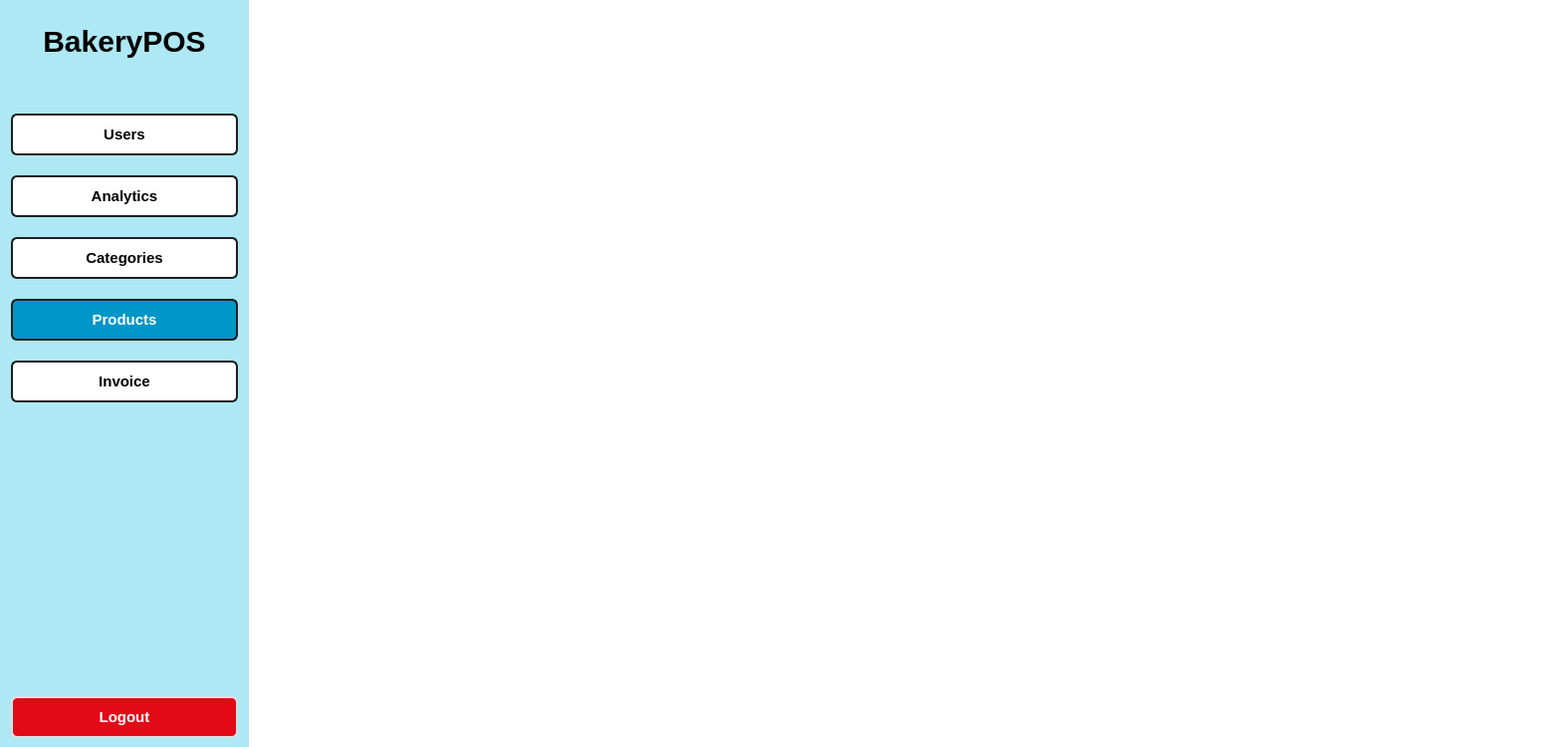
<?xml version="1.0" encoding="UTF-8"?>
<ui version="4.0">
 <class>dashboard</class>
 <widget class="QMainWindow" name="dashboard">
  <property name="geometry">
   <rect>
    <x>0</x>
    <y>0</y>
    <width>1575</width>
    <height>750</height>
   </rect>
  </property>
  <property name="sizePolicy">
   <sizepolicy hsizetype="Preferred" vsizetype="Preferred">
    <horstretch>0</horstretch>
    <verstretch>0</verstretch>
   </sizepolicy>
  </property>
  <property name="minimumSize">
   <size>
    <width>0</width>
    <height>500</height>
   </size>
  </property>
  <property name="windowTitle">
   <string>dashboard</string>
  </property>
  <property name="layoutDirection">
   <enum>Qt::LayoutDirection::LeftToRight</enum>
  </property>
  <property name="styleSheet">
   <string notr="true">background-color: white;</string>
  </property>
  <widget class="QWidget" name="centralwidget">
   <property name="styleSheet">
    <string notr="true">/*--------------------------------- Push Buttons (END)-------------------------------------*/
QPushButton {
	color: black;
	font-weight: bold;
	font-size: 15px;
 	padding: 10px;

	border-radius: 6.28px;
	border: 1.82px solid #1F1F1F;
	
	background-color: white;
}

QPushButton:checked
{
	background-color: #0096C7;
	border: 1.82px solid #1F1F1F;
	color:white;
}


#LogoutButton {
	color: white;

	border: 1.82px solid #E0E0E0;

	background-color: #e30a17;
}

#LogoutButton:hover {	
	background-color: white;
	border: 1.82px solid #1F1F1F;
	color: black;
}

#AddProductButton
{
	color:white;

	padding-left:15px;
	padding-right:15px;

	border: 1.82px solid #1F1F1F;

	background-color: #ADE8F4;
}

#AddUserButton
{
	color:white;

	padding-left:15px;
	padding-right:15px;

	border: 1.82px solid #1F1F1F;

	background-color: #ADE8F4;
}

#AddCategoryButton
{
	color:white;

	padding-left:15px;
	padding-right:15px;

	border: 1.82px solid #1F1F1F;

	background-color: #ADE8F4;
}

#AddProductButton:hover
{
	background-color: white;
	border: 1.82px solid #1F1F1F;
	color: black;
}

#AddUserButton:hover
{
	background-color: white;
	border: 1.82px solid #1F1F1F;
	color: black;
}

#AddCategoryButton:hover
{
	background-color: white;
	border: 1.82px solid #1F1F1F;
	color: black;
}

#DeleteProductButton
{
	color:white;

	padding-left:15px;
	padding-right:15px;

	border: 1.82px solid #1F1F1F;

	background-color: #e30a17;
}

#DeleteUserButton
{
	color:white;

	padding-left:15px;
	padding-right:15px;

	border: 1.82px solid #1F1F1F;

	background-color: #e30a17;
}

#DeleteCategoryButton
{
	color:white;

	padding-left:15px;
	padding-right:15px;

	border: 1.82px solid #1F1F1F;

	background-color: #e30a17;
}


#DeleteProductButton:hover
{
	background-color: white;
	border: 1.82px solid #1F1F1F;
	color: black;
}

#DeleteUserButton:hover
{
	background-color: white;
	border: 1.82px solid #1F1F1F;
	color: black;
}

#DeleteCategoryButton:hover
{
	background-color: white;
	border: 1.82px solid #1F1F1F;
	color: black;
}

#EditProductButton
{
	color:white;

	padding-left:15px;
	padding-right:15px;

	border: 1.82px solid #1F1F1F;

	background-color: #FFB74D;
}

#EditUserButton
{
	color:white;

	padding-left:15px;
	padding-right:15px;

	border: 1.82px solid #1F1F1F;

	background-color: #FFB74D;
}

#EditCategoryButton
{
	color:white;

	padding-left:15px;
	padding-right:15px;

	border: 1.82px solid #1F1F1F;

	background-color: #FFB74D;
}

#EditProductButton:hover
{
	background-color: white;
	border: 1.82px solid #1F1F1F;
	color: black;
}

#EditUserButton:hover
{
	background-color: white;
	border: 1.82px solid #1F1F1F;
	color: black;
}

#EditCategpryButton:hover
{
	background-color: white;
	border: 1.82px solid #1F1F1F;
	color: black;
}
/*--------------------------------- Push Buttons (END)-------------------------------------*/


/*--------------------------------- Line Edits (START)---------------------------------------*/
#SearchProductByNameLineEdit
{
	color: black;

	padding: 10px;

	border-radius: 6.28px;
	border: 1.82px solid #1F1F1F;

	background-color: white;
}

#SearchUserByNameLineEdit
{
	color: black;

	padding: 10px;

	border-radius: 6.28px;
	border: 1.82px solid #1F1F1F;

	background-color: white;
}

#SearchCategoryByNameLineEdit
{
	color: black;

	padding: 10px;

	border-radius: 6.28px;
	border: 1.82px solid #1F1F1F;

	background-color: white;
}
/*--------------------------------- Line Edits (END)------------------------------------------*/


/*--------------------------------- Label (START)-----------------------------------*/
#FormNameLabel
{
	color: black;
	font-weight: bold;
	font-size: 25px;
}

#SideBarLogoLabel
{
	color: black;
	font-weight: bold;
	font-size: 30px;

	background-color: transparent;
}

#NumberOfProductRecordsShownLabel
{
	color: black;
}
#NumberOfUserRecordsShownLabel
{
	color: black;
}
#NumberOfCategoryRecordsShownLabel
{
	color: black;
}
/*--------------------------------- Labels (END)--------------------------------------*/


/*--------------------------------- Widgets (START)-------------------------------------*/
#SideBarWidget
{
	background-color: #ADE8F4;
}
/*--------------------------------- Widgets (END)-------------------------------------*/


/*--------------------------------- Tables (START)-------------------------------------*/
QTableView {

    padding: 5px;

    border: 1px solid #CCC;
    border-radius: 5px;

    gridline-color: #EEE;
	/*alternate-background-color: #f4f5f7;*/
}

QHeaderView::section {
    color: #333;
    font-size: 11pt;
font-weight: bold;

    padding: 4px;

    background-color: white;
}

QTableView::item {
	color: black;

    padding: 5px;
}

QTableView::item:selected {
    color: black;
	font-weight: bold;
	background-color: #ADE8F4;
}
/*--------------------------------- Tables (END)-------------------------------------*/

/*--------------------------------- ComboBox(START)-------------------------------*/
QComboBox {
    border: 1.82px solid #1F1F1F;
    border-radius: 6.28px;
	padding:10px;
   	padding-left:15px;
	padding-right:15px;

    background-color: white;
    font-weight: bold;
    color: black;
}

QComboBox::down-arrow {
    width: 12px;
    height: 12px;
}

QComboBox::drop-down {
    border-left: 1.82px solid #1F1F1F;
	color: black;
	image: url(:/icons/drop-down.svg);
    width: 20px;
}

QComboBox QAbstractItemView {
    background-color: white;
    color: black;
    selection-background-color: lightgray;
    selection-color: black;
    border: 1px solid black;
}
/*-------------------------------------------------ComboBox(END)---------------------------*/
</string>
   </property>
   <layout class="QHBoxLayout" name="horizontalLayout_4" stretch="0,0">
    <property name="spacing">
     <number>0</number>
    </property>
    <property name="leftMargin">
     <number>0</number>
    </property>
    <property name="topMargin">
     <number>0</number>
    </property>
    <property name="rightMargin">
     <number>0</number>
    </property>
    <property name="bottomMargin">
     <number>0</number>
    </property>
    <item>
     <widget class="QWidget" name="SideBarWidget" native="true">
      <property name="sizePolicy">
       <sizepolicy hsizetype="Expanding" vsizetype="Preferred">
        <horstretch>2</horstretch>
        <verstretch>1</verstretch>
       </sizepolicy>
      </property>
      <property name="maximumSize">
       <size>
        <width>250</width>
        <height>800</height>
       </size>
      </property>
      <property name="styleSheet">
       <string notr="true"/>
      </property>
      <layout class="QVBoxLayout" name="verticalLayout_2" stretch="10,0,26,45,5">
       <property name="spacing">
        <number>0</number>
       </property>
       <property name="leftMargin">
        <number>11</number>
       </property>
       <property name="rightMargin">
        <number>11</number>
       </property>
       <item>
        <widget class="QLabel" name="SideBarLogoLabel">
         <property name="styleSheet">
          <string notr="true">color: black;
font-weight: bold;
font-size: 30px;</string>
         </property>
         <property name="text">
          <string>BakeryPOS</string>
         </property>
         <property name="alignment">
          <set>Qt::AlignmentFlag::AlignCenter</set>
         </property>
        </widget>
       </item>
       <item>
        <spacer name="verticalSpacer_2">
         <property name="orientation">
          <enum>Qt::Orientation::Vertical</enum>
         </property>
         <property name="sizeHint" stdset="0">
          <size>
           <width>20</width>
           <height>40</height>
          </size>
         </property>
        </spacer>
       </item>
       <item>
        <layout class="QVBoxLayout" name="SideBarButtonsVLayout" stretch="0,0,0,0,0">
         <property name="spacing">
          <number>20</number>
         </property>
         <item>
          <widget class="QPushButton" name="UsersButton">
           <property name="sizePolicy">
            <sizepolicy hsizetype="Minimum" vsizetype="Minimum">
             <horstretch>0</horstretch>
             <verstretch>0</verstretch>
            </sizepolicy>
           </property>
           <property name="cursor">
            <cursorShape>PointingHandCursor</cursorShape>
           </property>
           <property name="text">
            <string>Users</string>
           </property>
           <property name="icon">
            <iconset resource="resources.qrc">
             <normaloff>:/icons/user-black-30.svg</normaloff>
             <normalon>:/icons/user-white-30.svg</normalon>
             <disabledoff>:/icons/user-black-30.svg</disabledoff>
             <disabledon>:/icons/user-black-30.svg</disabledon>
             <activeoff>:/icons/user-black-30.svg</activeoff>
             <activeon>:/icons/user-white-30.svg</activeon>
             <selectedoff>:/icons/user-black-30.svg</selectedoff>
             <selectedon>:/icons/user-black-30.svg</selectedon>:/icons/user-black-30.svg</iconset>
           </property>
           <property name="checkable">
            <bool>true</bool>
           </property>
           <property name="flat">
            <bool>true</bool>
           </property>
          </widget>
         </item>
         <item>
          <widget class="QPushButton" name="AnalyticsButton">
           <property name="sizePolicy">
            <sizepolicy hsizetype="Minimum" vsizetype="Minimum">
             <horstretch>0</horstretch>
             <verstretch>0</verstretch>
            </sizepolicy>
           </property>
           <property name="cursor">
            <cursorShape>PointingHandCursor</cursorShape>
           </property>
           <property name="text">
            <string>Analytics</string>
           </property>
           <property name="icon">
            <iconset resource="resources.qrc">
             <normaloff>:/icons/analytics-black-30.svg</normaloff>
             <activeon>:/icons/analytics-white-30.svg</activeon>:/icons/analytics-black-30.svg</iconset>
           </property>
           <property name="checkable">
            <bool>true</bool>
           </property>
           <property name="flat">
            <bool>true</bool>
           </property>
          </widget>
         </item>
         <item>
          <widget class="QPushButton" name="CategoriesButton">
           <property name="sizePolicy">
            <sizepolicy hsizetype="Minimum" vsizetype="Minimum">
             <horstretch>0</horstretch>
             <verstretch>0</verstretch>
            </sizepolicy>
           </property>
           <property name="cursor">
            <cursorShape>PointingHandCursor</cursorShape>
           </property>
           <property name="text">
            <string>Categories</string>
           </property>
           <property name="icon">
            <iconset resource="resources.qrc">
             <normaloff>:/icons/category-black-30.svg</normaloff>
             <activeon>:/icons/category-white-30.svg</activeon>:/icons/category-black-30.svg</iconset>
           </property>
           <property name="checkable">
            <bool>true</bool>
           </property>
           <property name="flat">
            <bool>true</bool>
           </property>
          </widget>
         </item>
         <item>
          <widget class="QPushButton" name="ProductsButton">
           <property name="sizePolicy">
            <sizepolicy hsizetype="Minimum" vsizetype="Minimum">
             <horstretch>0</horstretch>
             <verstretch>0</verstretch>
            </sizepolicy>
           </property>
           <property name="cursor">
            <cursorShape>PointingHandCursor</cursorShape>
           </property>
           <property name="text">
            <string>Products</string>
           </property>
           <property name="icon">
            <iconset resource="resources.qrc">
             <normaloff>:/icons/product-black-30.svg</normaloff>
             <activeon>:/icons/product-white-30.svg</activeon>:/icons/product-black-30.svg</iconset>
           </property>
           <property name="checkable">
            <bool>true</bool>
           </property>
           <property name="checked">
            <bool>true</bool>
           </property>
           <property name="flat">
            <bool>true</bool>
           </property>
          </widget>
         </item>
         <item>
          <widget class="QPushButton" name="InvoiceButton">
           <property name="sizePolicy">
            <sizepolicy hsizetype="Minimum" vsizetype="Minimum">
             <horstretch>0</horstretch>
             <verstretch>0</verstretch>
            </sizepolicy>
           </property>
           <property name="cursor">
            <cursorShape>PointingHandCursor</cursorShape>
           </property>
           <property name="text">
            <string>Invoice</string>
           </property>
           <property name="icon">
            <iconset resource="resources.qrc">
             <normaloff>:/icons/invoice-black-30.svg</normaloff>
             <activeon>:/icons/invoice-white-30.svg</activeon>:/icons/invoice-black-30.svg</iconset>
           </property>
           <property name="checkable">
            <bool>true</bool>
           </property>
           <property name="flat">
            <bool>true</bool>
           </property>
          </widget>
         </item>
        </layout>
       </item>
       <item>
        <spacer name="SideBarVerticalSpacer">
         <property name="orientation">
          <enum>Qt::Orientation::Vertical</enum>
         </property>
         <property name="sizeHint" stdset="0">
          <size>
           <width>20</width>
           <height>40</height>
          </size>
         </property>
        </spacer>
       </item>
       <item>
        <widget class="QPushButton" name="LogoutButton">
         <property name="sizePolicy">
          <sizepolicy hsizetype="Minimum" vsizetype="Expanding">
           <horstretch>0</horstretch>
           <verstretch>0</verstretch>
          </sizepolicy>
         </property>
         <property name="cursor">
          <cursorShape>PointingHandCursor</cursorShape>
         </property>
         <property name="styleSheet">
          <string notr="true"/>
         </property>
         <property name="text">
          <string>Logout</string>
         </property>
         <property name="icon">
          <iconset resource="resources.qrc">
           <normaloff>:/icons/logout-white-30.svg</normaloff>:/icons/logout-white-30.svg</iconset>
         </property>
         <property name="checkable">
          <bool>true</bool>
         </property>
         <property name="flat">
          <bool>true</bool>
         </property>
        </widget>
       </item>
      </layout>
     </widget>
    </item>
    <item>
     <widget class="QWidget" name="MainDisplayWidget" native="true">
      <property name="sizePolicy">
       <sizepolicy hsizetype="Ignored" vsizetype="Ignored">
        <horstretch>0</horstretch>
        <verstretch>0</verstretch>
       </sizepolicy>
      </property>
      <layout class="QVBoxLayout" name="verticalLayout_3" stretch="0">
       <property name="leftMargin">
        <number>10</number>
       </property>
       <property name="rightMargin">
        <number>20</number>
       </property>
       <item>
        <widget class="QStackedWidget" name="MainDisplayStackedWidget">
         <property name="currentIndex">
          <number>9</number>
         </property>
         <widget class="QWidget" name="ProductManagementPage">
          <layout class="QVBoxLayout" name="verticalLayout" stretch="0,0,0">
           <property name="spacing">
            <number>10</number>
           </property>
           <property name="leftMargin">
            <number>0</number>
           </property>
           <property name="topMargin">
            <number>0</number>
           </property>
           <property name="rightMargin">
            <number>0</number>
           </property>
           <property name="bottomMargin">
            <number>0</number>
           </property>
           <item>
            <layout class="QHBoxLayout" name="TopBarHLayout" stretch="0,0,0,0,0,0,0">
             <property name="spacing">
              <number>20</number>
             </property>
             <property name="topMargin">
              <number>20</number>
             </property>
             <property name="bottomMargin">
              <number>20</number>
             </property>
             <item>
              <widget class="QLabel" name="ProductsFormNameLabel">
               <property name="styleSheet">
                <string notr="true">font-size: 25px;
color: black;
font-weight: bold;</string>
               </property>
               <property name="text">
                <string>Products</string>
               </property>
               <property name="alignment">
                <set>Qt::AlignmentFlag::AlignLeading|Qt::AlignmentFlag::AlignLeft|Qt::AlignmentFlag::AlignVCenter</set>
               </property>
              </widget>
             </item>
             <item>
              <widget class="QLineEdit" name="SearchProductByNameLineEdit">
               <property name="sizePolicy">
                <sizepolicy hsizetype="Expanding" vsizetype="Fixed">
                 <horstretch>0</horstretch>
                 <verstretch>0</verstretch>
                </sizepolicy>
               </property>
               <property name="minimumSize">
                <size>
                 <width>300</width>
                 <height>0</height>
                </size>
               </property>
               <property name="styleSheet">
                <string notr="true"/>
               </property>
               <property name="text">
                <string/>
               </property>
               <property name="readOnly">
                <bool>false</bool>
               </property>
               <property name="placeholderText">
                <string>Search by name.....</string>
               </property>
              </widget>
             </item>
             <item>
              <spacer name="horizontalSpacer">
               <property name="orientation">
                <enum>Qt::Orientation::Horizontal</enum>
               </property>
               <property name="sizeHint" stdset="0">
                <size>
                 <width>40</width>
                 <height>20</height>
                </size>
               </property>
              </spacer>
             </item>
             <item>
              <widget class="QComboBox" name="FilterCategoryComboBox">
               <property name="sizePolicy">
                <sizepolicy hsizetype="Fixed" vsizetype="Minimum">
                 <horstretch>0</horstretch>
                 <verstretch>0</verstretch>
                </sizepolicy>
               </property>
               <property name="cursor">
                <cursorShape>PointingHandCursor</cursorShape>
               </property>
               <item>
                <property name="text">
                 <string>All</string>
                </property>
               </item>
               <item>
                <property name="text">
                 <string>Bakery</string>
                </property>
               </item>
               <item>
                <property name="text">
                 <string>Sweet</string>
                </property>
               </item>
               <item>
                <property name="text">
                 <string>General</string>
                </property>
               </item>
              </widget>
             </item>
             <item>
              <widget class="QPushButton" name="EditProductButton">
               <property name="sizePolicy">
                <sizepolicy hsizetype="Minimum" vsizetype="Minimum">
                 <horstretch>0</horstretch>
                 <verstretch>0</verstretch>
                </sizepolicy>
               </property>
               <property name="cursor">
                <cursorShape>PointingHandCursor</cursorShape>
               </property>
               <property name="text">
                <string>Edit Product</string>
               </property>
               <property name="icon">
                <iconset resource="resources.qrc">
                 <normaloff>:/icons/edit-white-30.svg</normaloff>:/icons/edit-white-30.svg</iconset>
               </property>
               <property name="flat">
                <bool>true</bool>
               </property>
              </widget>
             </item>
             <item>
              <widget class="QPushButton" name="DeleteProductButton">
               <property name="sizePolicy">
                <sizepolicy hsizetype="Minimum" vsizetype="Minimum">
                 <horstretch>0</horstretch>
                 <verstretch>0</verstretch>
                </sizepolicy>
               </property>
               <property name="cursor">
                <cursorShape>PointingHandCursor</cursorShape>
               </property>
               <property name="text">
                <string>Delete Product</string>
               </property>
               <property name="icon">
                <iconset resource="resources.qrc">
                 <normaloff>:/icons/delete-white-30.svg</normaloff>:/icons/delete-white-30.svg</iconset>
               </property>
               <property name="flat">
                <bool>true</bool>
               </property>
              </widget>
             </item>
             <item>
              <widget class="QPushButton" name="AddProductButton">
               <property name="sizePolicy">
                <sizepolicy hsizetype="Minimum" vsizetype="Minimum">
                 <horstretch>0</horstretch>
                 <verstretch>0</verstretch>
                </sizepolicy>
               </property>
               <property name="font">
                <font>
                 <pointsize>-1</pointsize>
                 <bold>true</bold>
                </font>
               </property>
               <property name="cursor">
                <cursorShape>PointingHandCursor</cursorShape>
               </property>
               <property name="styleSheet">
                <string notr="true"/>
               </property>
               <property name="text">
                <string>Add Product</string>
               </property>
               <property name="icon">
                <iconset resource="resources.qrc">
                 <normaloff>:/icons/add-white-30.svg</normaloff>:/icons/add-white-30.svg</iconset>
               </property>
               <property name="checkable">
                <bool>true</bool>
               </property>
               <property name="flat">
                <bool>true</bool>
               </property>
              </widget>
             </item>
            </layout>
           </item>
           <item>
            <widget class="QTableView" name="ProductPageTableView">
             <property name="cursor" stdset="0">
              <cursorShape>ArrowCursor</cursorShape>
             </property>
             <property name="styleSheet">
              <string notr="true"/>
             </property>
             <property name="verticalScrollBarPolicy">
              <enum>Qt::ScrollBarPolicy::ScrollBarAlwaysOff</enum>
             </property>
             <property name="horizontalScrollBarPolicy">
              <enum>Qt::ScrollBarPolicy::ScrollBarAlwaysOff</enum>
             </property>
             <property name="alternatingRowColors">
              <bool>true</bool>
             </property>
             <property name="selectionMode">
              <enum>QAbstractItemView::SelectionMode::SingleSelection</enum>
             </property>
             <property name="selectionBehavior">
              <enum>QAbstractItemView::SelectionBehavior::SelectRows</enum>
             </property>
             <property name="showGrid">
              <bool>false</bool>
             </property>
             <property name="sortingEnabled">
              <bool>true</bool>
             </property>
             <attribute name="verticalHeaderVisible">
              <bool>false</bool>
             </attribute>
             <attribute name="verticalHeaderDefaultSectionSize">
              <number>50</number>
             </attribute>
            </widget>
           </item>
           <item>
            <widget class="QLabel" name="NumberOfProductRecordsShownLabel">
             <property name="text">
              <string/>
             </property>
            </widget>
           </item>
          </layout>
         </widget>
         <widget class="QWidget" name="AddProductsPage"/>
         <widget class="QWidget" name="UpdateProductPage"/>
         <widget class="QWidget" name="UserManagementPage">
          <layout class="QVBoxLayout" name="verticalLayout_4">
           <property name="leftMargin">
            <number>0</number>
           </property>
           <property name="topMargin">
            <number>0</number>
           </property>
           <property name="rightMargin">
            <number>0</number>
           </property>
           <property name="bottomMargin">
            <number>0</number>
           </property>
           <item>
            <layout class="QHBoxLayout" name="TopBarHLayout_2" stretch="0,0,0,0,0,0,0">
             <property name="spacing">
              <number>20</number>
             </property>
             <property name="topMargin">
              <number>20</number>
             </property>
             <property name="bottomMargin">
              <number>20</number>
             </property>
             <item>
              <widget class="QLabel" name="UserFormNameLabel">
               <property name="styleSheet">
                <string notr="true">font-size: 25px;
color: black;
font-weight: bold;</string>
               </property>
               <property name="text">
                <string>Users</string>
               </property>
               <property name="alignment">
                <set>Qt::AlignmentFlag::AlignLeading|Qt::AlignmentFlag::AlignLeft|Qt::AlignmentFlag::AlignVCenter</set>
               </property>
              </widget>
             </item>
             <item>
              <widget class="QLineEdit" name="SearchUserByNameLineEdit">
               <property name="sizePolicy">
                <sizepolicy hsizetype="Expanding" vsizetype="Fixed">
                 <horstretch>0</horstretch>
                 <verstretch>0</verstretch>
                </sizepolicy>
               </property>
               <property name="minimumSize">
                <size>
                 <width>300</width>
                 <height>0</height>
                </size>
               </property>
               <property name="styleSheet">
                <string notr="true"/>
               </property>
               <property name="text">
                <string/>
               </property>
               <property name="readOnly">
                <bool>false</bool>
               </property>
               <property name="placeholderText">
                <string>Search by name.....</string>
               </property>
              </widget>
             </item>
             <item>
              <spacer name="horizontalSpacer_2">
               <property name="orientation">
                <enum>Qt::Orientation::Horizontal</enum>
               </property>
               <property name="sizeHint" stdset="0">
                <size>
                 <width>40</width>
                 <height>20</height>
                </size>
               </property>
              </spacer>
             </item>
             <item>
              <widget class="QComboBox" name="FilterRoleComboBox">
               <property name="sizePolicy">
                <sizepolicy hsizetype="Fixed" vsizetype="Minimum">
                 <horstretch>10</horstretch>
                 <verstretch>0</verstretch>
                </sizepolicy>
               </property>
               <property name="cursor">
                <cursorShape>PointingHandCursor</cursorShape>
               </property>
               <item>
                <property name="text">
                 <string>All</string>
                </property>
               </item>
               <item>
                <property name="text">
                 <string>Admin</string>
                </property>
               </item>
               <item>
                <property name="text">
                 <string>Cashier</string>
                </property>
               </item>
               <item>
                <property name="text">
                 <string>Inventory Manager</string>
                </property>
               </item>
              </widget>
             </item>
             <item>
              <widget class="QPushButton" name="EditUserButton">
               <property name="sizePolicy">
                <sizepolicy hsizetype="Minimum" vsizetype="Minimum">
                 <horstretch>0</horstretch>
                 <verstretch>0</verstretch>
                </sizepolicy>
               </property>
               <property name="cursor">
                <cursorShape>PointingHandCursor</cursorShape>
               </property>
               <property name="text">
                <string>Edit User</string>
               </property>
               <property name="icon">
                <iconset resource="resources.qrc">
                 <normaloff>:/icons/edit-white-30.svg</normaloff>:/icons/edit-white-30.svg</iconset>
               </property>
               <property name="flat">
                <bool>true</bool>
               </property>
              </widget>
             </item>
             <item>
              <widget class="QPushButton" name="DeleteUserButton">
               <property name="sizePolicy">
                <sizepolicy hsizetype="Minimum" vsizetype="Minimum">
                 <horstretch>0</horstretch>
                 <verstretch>0</verstretch>
                </sizepolicy>
               </property>
               <property name="cursor">
                <cursorShape>PointingHandCursor</cursorShape>
               </property>
               <property name="text">
                <string>Delete User</string>
               </property>
               <property name="icon">
                <iconset resource="resources.qrc">
                 <normaloff>:/icons/delete-white-30.svg</normaloff>:/icons/delete-white-30.svg</iconset>
               </property>
               <property name="flat">
                <bool>true</bool>
               </property>
              </widget>
             </item>
             <item>
              <widget class="QPushButton" name="AddUserButton">
               <property name="sizePolicy">
                <sizepolicy hsizetype="Minimum" vsizetype="Minimum">
                 <horstretch>0</horstretch>
                 <verstretch>0</verstretch>
                </sizepolicy>
               </property>
               <property name="font">
                <font>
                 <pointsize>-1</pointsize>
                 <bold>true</bold>
                </font>
               </property>
               <property name="cursor">
                <cursorShape>PointingHandCursor</cursorShape>
               </property>
               <property name="styleSheet">
                <string notr="true"/>
               </property>
               <property name="text">
                <string>Add User</string>
               </property>
               <property name="icon">
                <iconset resource="resources.qrc">
                 <normaloff>:/icons/add-white-30.svg</normaloff>:/icons/add-white-30.svg</iconset>
               </property>
               <property name="checkable">
                <bool>true</bool>
               </property>
               <property name="flat">
                <bool>true</bool>
               </property>
              </widget>
             </item>
            </layout>
           </item>
           <item>
            <widget class="QTableView" name="UserPageTableView">
             <property name="cursor" stdset="0">
              <cursorShape>ArrowCursor</cursorShape>
             </property>
             <property name="styleSheet">
              <string notr="true"/>
             </property>
             <property name="verticalScrollBarPolicy">
              <enum>Qt::ScrollBarPolicy::ScrollBarAlwaysOff</enum>
             </property>
             <property name="horizontalScrollBarPolicy">
              <enum>Qt::ScrollBarPolicy::ScrollBarAlwaysOff</enum>
             </property>
             <property name="alternatingRowColors">
              <bool>true</bool>
             </property>
             <property name="selectionMode">
              <enum>QAbstractItemView::SelectionMode::SingleSelection</enum>
             </property>
             <property name="selectionBehavior">
              <enum>QAbstractItemView::SelectionBehavior::SelectRows</enum>
             </property>
             <property name="showGrid">
              <bool>false</bool>
             </property>
             <property name="sortingEnabled">
              <bool>true</bool>
             </property>
             <attribute name="verticalHeaderVisible">
              <bool>false</bool>
             </attribute>
             <attribute name="verticalHeaderDefaultSectionSize">
              <number>50</number>
             </attribute>
            </widget>
           </item>
           <item>
            <widget class="QLabel" name="NumberOfUserRecordsShownLabel">
             <property name="text">
              <string/>
             </property>
            </widget>
           </item>
          </layout>
         </widget>
         <widget class="QWidget" name="AddUserPage"/>
         <widget class="QWidget" name="UpdateUserPage"/>
         <widget class="QWidget" name="CategoryManagementPage">
          <layout class="QVBoxLayout" name="verticalLayout_5">
           <property name="leftMargin">
            <number>0</number>
           </property>
           <property name="topMargin">
            <number>0</number>
           </property>
           <property name="rightMargin">
            <number>0</number>
           </property>
           <property name="bottomMargin">
            <number>0</number>
           </property>
           <item>
            <layout class="QHBoxLayout" name="TopBarHLayout_3" stretch="0,0,0,0,0,0,0">
             <property name="spacing">
              <number>20</number>
             </property>
             <property name="topMargin">
              <number>20</number>
             </property>
             <property name="bottomMargin">
              <number>20</number>
             </property>
             <item>
              <widget class="QLabel" name="CategoryFormNameLabel">
               <property name="styleSheet">
                <string notr="true">font-size: 25px;
color: black;
font-weight: bold;</string>
               </property>
               <property name="text">
                <string>Categories</string>
               </property>
               <property name="alignment">
                <set>Qt::AlignmentFlag::AlignLeading|Qt::AlignmentFlag::AlignLeft|Qt::AlignmentFlag::AlignVCenter</set>
               </property>
              </widget>
             </item>
             <item>
              <widget class="QLineEdit" name="SearchCategoryByNameLineEdit">
               <property name="sizePolicy">
                <sizepolicy hsizetype="Expanding" vsizetype="Fixed">
                 <horstretch>0</horstretch>
                 <verstretch>0</verstretch>
                </sizepolicy>
               </property>
               <property name="minimumSize">
                <size>
                 <width>300</width>
                 <height>0</height>
                </size>
               </property>
               <property name="styleSheet">
                <string notr="true"/>
               </property>
               <property name="text">
                <string/>
               </property>
               <property name="readOnly">
                <bool>false</bool>
               </property>
               <property name="placeholderText">
                <string>Search by name.....</string>
               </property>
              </widget>
             </item>
             <item>
              <spacer name="horizontalSpacer_3">
               <property name="orientation">
                <enum>Qt::Orientation::Horizontal</enum>
               </property>
               <property name="sizeHint" stdset="0">
                <size>
                 <width>40</width>
                 <height>20</height>
                </size>
               </property>
              </spacer>
             </item>
             <item>
              <widget class="QComboBox" name="FilterRoleComboBox_2">
               <property name="sizePolicy">
                <sizepolicy hsizetype="Fixed" vsizetype="Minimum">
                 <horstretch>10</horstretch>
                 <verstretch>0</verstretch>
                </sizepolicy>
               </property>
               <property name="cursor">
                <cursorShape>PointingHandCursor</cursorShape>
               </property>
               <property name="sizeAdjustPolicy">
                <enum>QComboBox::SizeAdjustPolicy::AdjustToContentsOnFirstShow</enum>
               </property>
               <property name="minimumContentsLength">
                <number>0</number>
               </property>
               <item>
                <property name="text">
                 <string>All</string>
                </property>
               </item>
               <item>
                <property name="text">
                 <string>has_kg_unit</string>
                </property>
               </item>
               <item>
                <property name="text">
                 <string>has_pcs_unit</string>
                </property>
               </item>
              </widget>
             </item>
             <item>
              <widget class="QPushButton" name="EditCategoryButton">
               <property name="sizePolicy">
                <sizepolicy hsizetype="Minimum" vsizetype="Minimum">
                 <horstretch>0</horstretch>
                 <verstretch>0</verstretch>
                </sizepolicy>
               </property>
               <property name="cursor">
                <cursorShape>PointingHandCursor</cursorShape>
               </property>
               <property name="text">
                <string>Edit Category</string>
               </property>
               <property name="icon">
                <iconset resource="resources.qrc">
                 <normaloff>:/icons/edit-white-30.svg</normaloff>:/icons/edit-white-30.svg</iconset>
               </property>
               <property name="flat">
                <bool>true</bool>
               </property>
              </widget>
             </item>
             <item>
              <widget class="QPushButton" name="DeleteCategoryButton">
               <property name="sizePolicy">
                <sizepolicy hsizetype="Minimum" vsizetype="Minimum">
                 <horstretch>0</horstretch>
                 <verstretch>0</verstretch>
                </sizepolicy>
               </property>
               <property name="cursor">
                <cursorShape>PointingHandCursor</cursorShape>
               </property>
               <property name="text">
                <string>Delete Category</string>
               </property>
               <property name="icon">
                <iconset resource="resources.qrc">
                 <normaloff>:/icons/delete-white-30.svg</normaloff>:/icons/delete-white-30.svg</iconset>
               </property>
               <property name="flat">
                <bool>true</bool>
               </property>
              </widget>
             </item>
             <item>
              <widget class="QPushButton" name="AddCategoryButton">
               <property name="sizePolicy">
                <sizepolicy hsizetype="Minimum" vsizetype="Minimum">
                 <horstretch>0</horstretch>
                 <verstretch>0</verstretch>
                </sizepolicy>
               </property>
               <property name="font">
                <font>
                 <pointsize>-1</pointsize>
                 <bold>true</bold>
                </font>
               </property>
               <property name="cursor">
                <cursorShape>PointingHandCursor</cursorShape>
               </property>
               <property name="styleSheet">
                <string notr="true"/>
               </property>
               <property name="text">
                <string>Add Category</string>
               </property>
               <property name="icon">
                <iconset resource="resources.qrc">
                 <normaloff>:/icons/add-white-30.svg</normaloff>:/icons/add-white-30.svg</iconset>
               </property>
               <property name="checkable">
                <bool>true</bool>
               </property>
               <property name="flat">
                <bool>true</bool>
               </property>
              </widget>
             </item>
            </layout>
           </item>
           <item>
            <widget class="QTableView" name="CategoryPageTableView">
             <property name="cursor" stdset="0">
              <cursorShape>ArrowCursor</cursorShape>
             </property>
             <property name="styleSheet">
              <string notr="true"/>
             </property>
             <property name="verticalScrollBarPolicy">
              <enum>Qt::ScrollBarPolicy::ScrollBarAlwaysOff</enum>
             </property>
             <property name="horizontalScrollBarPolicy">
              <enum>Qt::ScrollBarPolicy::ScrollBarAlwaysOff</enum>
             </property>
             <property name="alternatingRowColors">
              <bool>true</bool>
             </property>
             <property name="selectionMode">
              <enum>QAbstractItemView::SelectionMode::SingleSelection</enum>
             </property>
             <property name="selectionBehavior">
              <enum>QAbstractItemView::SelectionBehavior::SelectRows</enum>
             </property>
             <property name="showGrid">
              <bool>false</bool>
             </property>
             <property name="sortingEnabled">
              <bool>true</bool>
             </property>
             <attribute name="verticalHeaderVisible">
              <bool>false</bool>
             </attribute>
             <attribute name="verticalHeaderDefaultSectionSize">
              <number>50</number>
             </attribute>
            </widget>
           </item>
           <item>
            <widget class="QLabel" name="CategoryRecordCountLabel">
             <property name="text">
              <string/>
             </property>
            </widget>
           </item>
          </layout>
         </widget>
         <widget class="QWidget" name="AddCategoryPage"/>
         <widget class="QWidget" name="analyticsPage"/>
         <widget class="QWidget" name="Cashier"/>
         <widget class="QWidget" name="UpdateCategoryPage"/>
        </widget>
       </item>
      </layout>
     </widget>
    </item>
   </layout>
  </widget>
 </widget>
 <resources>
  <include location="resources.qrc"/>
 </resources>
 <connections/>
</ui>
